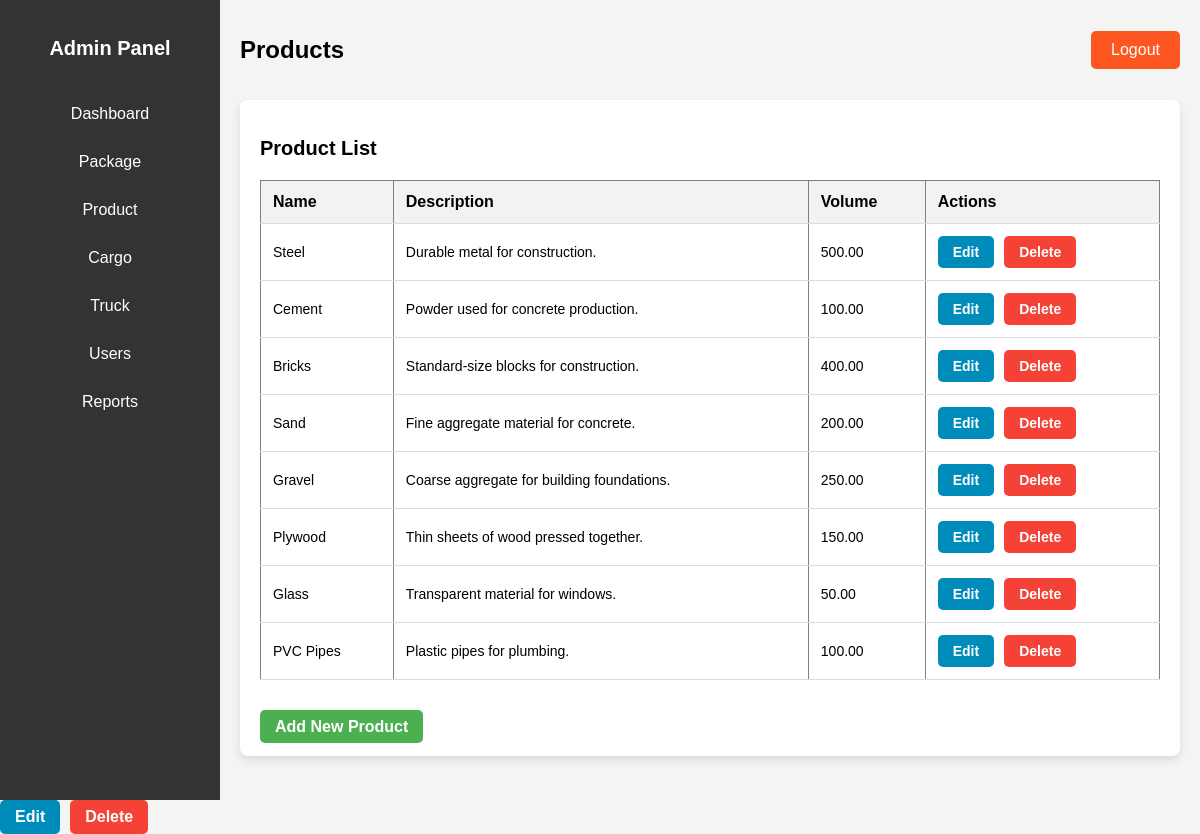
The page /product.php on the database its author committed.
### tables this page shows
CREATE TABLE `products` (
  `product_id` int(11) NOT NULL,
  `name` varchar(100) NOT NULL,
  `description` text DEFAULT NULL,
  `volume` decimal(10,2) NOT NULL
);

### product.php (the view, shortened to what this page needs)
<?php
include 'config.php';
$sql = "SELECT * FROM products";
$result = mysqli_query($conn, $sql);
?>
<!DOCTYPE html>
<html lang="en">
<head>
</head>
<body>
    <div class="dashboard-container">
        <div class="sidebar">
            <h2>Admin Panel</h2>
            <ul class="sidebar-links">
                <li><a href="admin_dashboard.php">Dashboard</a></li>
                <li><a href="package.php">Package</a></li>
                <li><a href="product.php">Product</a></li>
                <li><a href="cargo.php">Cargo</a></li>
                <li><a href="truck.php">Truck</a></li>
                <li><a href="users.php">Users</a></li>
                <li><a href="reports.php">Reports</a></li>
            </ul>
        </div>
        <div class="main-content">
            <header>
                <h1>Products</h1>
                <a href="index.php" class="logout-btn">Logout</a>
            </header>
            <div class="dashboard-main-container">
                <h2>Product List</h2>
                <div class="table-container">
                    <table border="1">
                        <tr>
                            <th>Name</th>
                            <th>Description</th>
                            <th>Volume</th>
                            <th>Actions</th>
                        </tr>
                        <?php while ($row = mysqli_fetch_assoc($result)): ?>
                            <tr>
                                <td><?php echo $row['name']; ?></td>
                                <td><?php echo $row['description']; ?></td>
                                <td><?php echo $row['volume']; ?></td>
                                <td>
                                    <div class="action-buttons">
                                        <a href="edit_product.php?id=<?php echo $row['product_id']; ?>" class="btn edit-btn">Edit</a>
                                        <a href="delete_product.php?id=<?php echo $row['product_id']; ?>" class="btn delete-btn">Delete</a>
                                    </div>
                                </td>
                            </tr>
                        <?php endwhile; ?>
                    </table>
                </div>
                <br>
                <a href="add_product.php" class="btn add-product-btn">Add New Product</a>
            </div>
        </div>
    </div>
<td>
    <div class="action-buttons">
        <a href="edit_product.php?id=<?php echo $row['product_id']; ?>" class="btn edit-btn">Edit</a>
        <a href="delete_product.php?id=<?php echo $row['product_id']; ?>" class="btn delete-btn" onclick="return confirm('Are you sure you want to delete this product?');">Delete</a>
    </div>
</td>
</body>
</html>

### product.php (style rules this page uses)
body { font-family: 'Arial', sans-serif; background-color: #f4f4f4; margin: 0; padding: 0; }
.dashboard-container { display: flex; height: 100vh; }
.sidebar { width: 220px; background-color: #333; color: white; padding-top: 20px; }
.sidebar h2 { text-align: center; margin-bottom: 30px; }
.sidebar-links { list-style: none; padding: 0; margin: 0; }
.sidebar-links li { padding: 15px; text-align: center; }
.sidebar-links li a { color: white; text-decoration: none; display: block; font-size: 16px; }
.main-content { flex-grow: 1; padding: 20px; }
header { display: flex; justify-content: space-between; align-items: center; margin-bottom: 20px; }
header h1 { font-size: 24px; }
.logout-btn { padding: 10px 20px; background-color: #ff5722; color: white; text-decoration: none; border-radius: 5px; }
.dashboard-main-container { background-color: white; padding: 20px; border-radius: 8px; box-shadow: 0 4px 8px rgba(0, 0, 0, 0.1); }
h2 { font-size: 20px; margin-bottom: 20px; }
.table-container { overflow-x: auto; }
table { width: 100%; border-collapse: collapse; margin-bottom: 20px; }
th, td { padding: 12px; text-align: left; border-bottom: 1px solid #ddd; }
th { background-color: #f2f2f2; }
td { font-size: 14px; }
.action-buttons { display: flex; gap: 10px; }
.btn { padding: 8px 15px; border-radius: 5px; text-decoration: none; font-weight: bold; text-align: center; cursor: pointer; transition: background-color 0.3s; }
.add-product-btn { background-color: #4CAF50; color: white; }
.edit-btn { background-color: #008CBA; color: white; }
.delete-btn { background-color: #f44336; color: white; }

### rows shown on the page
products: name "Steel", description "Durable metal for construction.", volume "500.00"
products: name "Cement", description "Powder used for concrete production.", volume "100.00"
products: name "Bricks", description "Standard-size blocks for construction.", volume "400.00"
products: name "Sand", description "Fine aggregate material for concrete.", volume "200.00"
products: name "Gravel", description "Coarse aggregate for building foundations.", volume "250.00"
products: name "Plywood", description "Thin sheets of wood pressed together.", volume "150.00"
products: name "Glass", description "Transparent material for windows.", volume "50.00"
products: name "PVC Pipes", description "Plastic pipes for plumbing.", volume "100.00"
